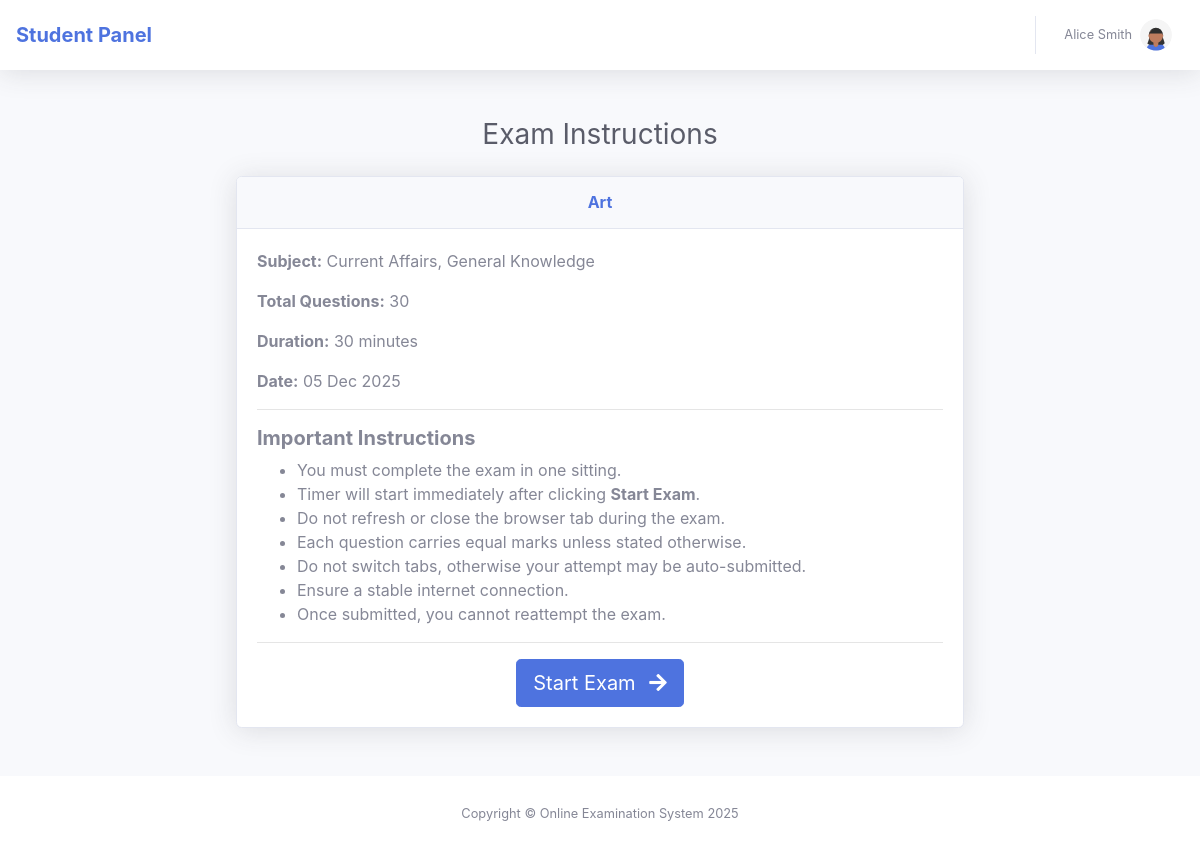
The page /student.php?action=startExam&exam_id=10&link_id=46 (signed in) on the database as committed earlier.
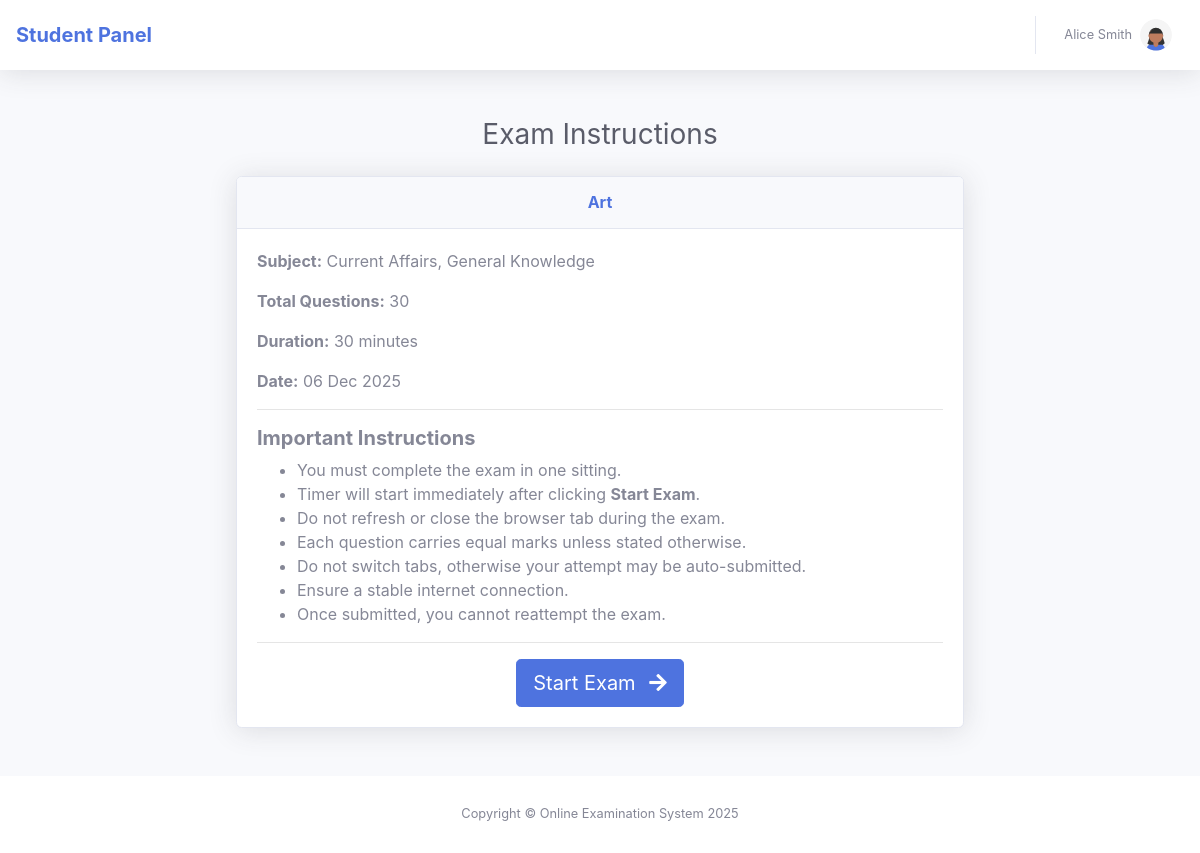
The same page on the database as committed later.
### tables this page shows
CREATE TABLE `exams` (
  `exam_id` int(11) NOT NULL,
  `exam_title` varchar(200) NOT NULL,
  `exam_description` text DEFAULT NULL,
  `total_questions` int(11) DEFAULT 0,
  `duration_minutes` int(11) DEFAULT 30,
  `shuffle_questions` tinyint(1) DEFAULT 1,
  `shuffle_options` tinyint(1) DEFAULT 1,
  `rules_page` tinyint(1) DEFAULT 0,
  `start_time` datetime DEFAULT NULL,
  `end_time` datetime DEFAULT NULL,
  `passing_marks` decimal(5,2) DEFAULT 0.00,
  `negative_marking` decimal(5,2) DEFAULT 0.00,
  `status` enum('Active','Inactive') DEFAULT 'Inactive',
  `assign_type` enum('class','individual') DEFAULT 'individual',
  `assign_data` text DEFAULT NULL,
  `created_at` timestamp NOT NULL DEFAULT current_timestamp(),
  `easy_percentage` int(11) DEFAULT 0,
  `medium_percentage` int(11) DEFAULT 0,
  `hard_percentage` int(11) DEFAULT 0
);

### templates/student/start_exam.php (the view, shortened to what this page needs)
<?php
include __DIR__ . "/header.php";
?>
<div id="content-wrapper" class="d-flex flex-column">
    <div id="content">
        <?php include __DIR__ . "/topbar.php"; ?>
        <div class="container-fluid px-5 py-4" style="max-width: 100%; width:100vw;">
            <h1 class="h3 mb-4 text-gray-800 text-center">
                Exam Instructions
            </h1>
            <div class="row justify-content-center">
                <div class="col-lg-8">
                    <div class="card shadow mb-4">
                        <div class="card-header py-3">
                            <h6 class="m-0 font-weight-bold text-primary text-center">
                                <?= htmlspecialchars($exam['exam_title'] ?? 'N/A'); ?>
                            </h6>
                        </div>
                        <div class="card-body">
                            <p><strong>Subject:</strong> <?= htmlspecialchars($exam['subject_name'] ?? 'N/A'); ?></p>
                            <p><strong>Total Questions:</strong> <?= intval($exam['total_questions'] ?? 0); ?></p>
                            <p><strong>Duration:</strong> <?= intval($exam['duration_minutes'] ?? 0); ?> minutes</p>
                            <p><strong>Date:</strong> <?= !empty($exam['start_time']) ? date("d M Y", strtotime($exam['start_time'])) : 'N/A'; ?></p>
                            <hr>
                            <h5 class="font-weight-bold">Important Instructions</h5>
                            <ul>
                                <li>You must complete the exam in one sitting.</li>
                                <li>Timer will start immediately after clicking <b>Start Exam</b>.</li>
                                <li>Do not refresh or close the browser tab during the exam.</li>
                                <li>Each question carries equal marks unless stated otherwise.</li>
                                <li>Do not switch tabs, otherwise your attempt may be auto-submitted.</li>
                                <li>Ensure a stable internet connection.</li>
                                <li>Once submitted, you cannot reattempt the exam.</li>
                            </ul>
                            <hr>
                            <div class="text-center">
                                <a href="student.php?action=liveExam&exam_id=<?= intval($exam['exam_id'] ?? 0); ?>"
                                   class="btn btn-lg btn-primary">
                                    Start Exam <i class="fas fa-arrow-right ml-2"></i>
                                </a>
                            </div>
                        </div>
                    </div>
                </div>
            </div>
        </div>
    </div>
    <?php include __DIR__ . "/footer.php"; ?>

Rows that differ between the two databases and show on the page:
changed exams "Art": start_time "05 Dec 2025" → "06 Dec 2025"
